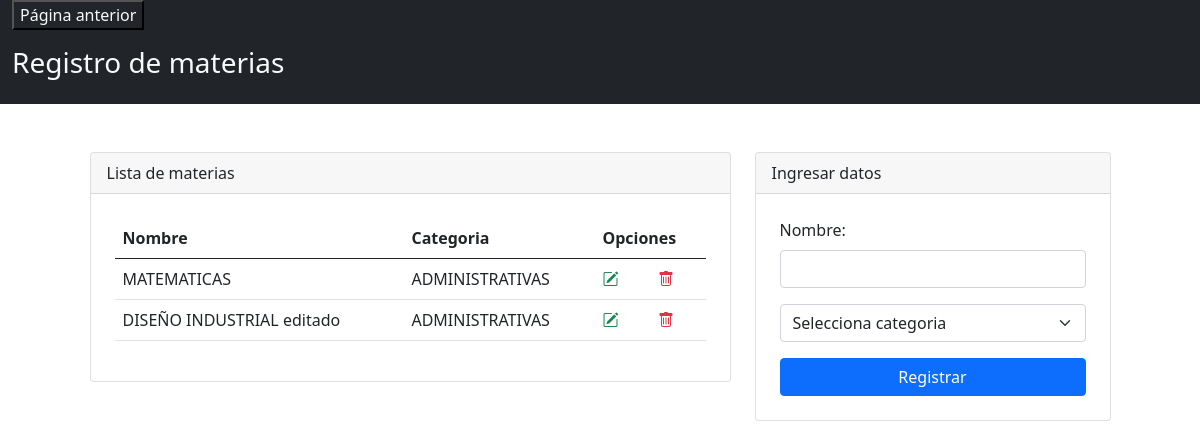
The page /admin/materias/materias.php on the database as committed earlier.
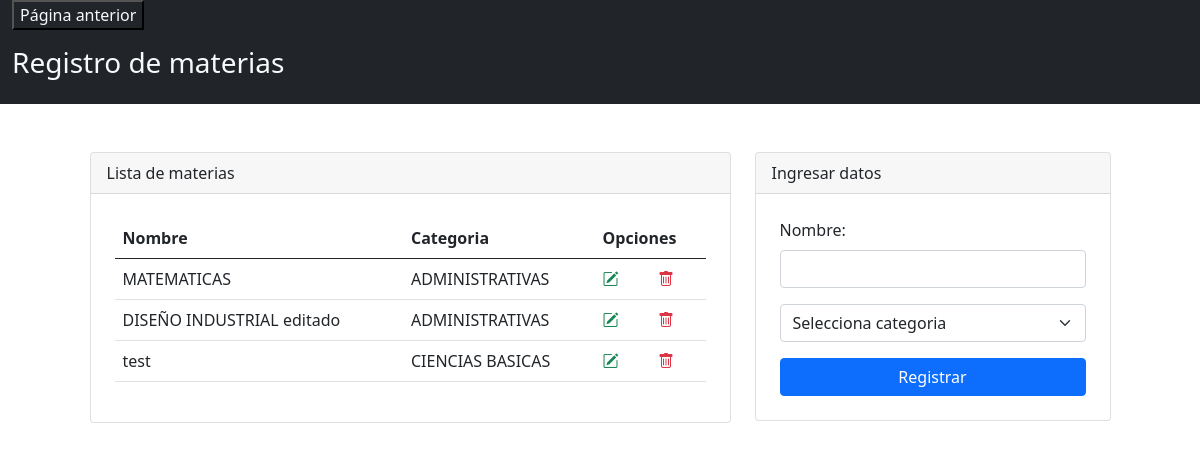
The same page on the database as committed later.
### tables this page shows
CREATE TABLE `materia` (
  `id` int(11) NOT NULL,
  `nombre` varchar(200) NOT NULL,
  `idcategoria` int(11) DEFAULT NULL,
  `activo` int(11) NOT NULL
);

CREATE TABLE `categorias` (
  `id` int(11) NOT NULL,
  `nombre` varchar(100) NOT NULL,
  `descripcion` varchar(500) NOT NULL,
  `activo` int(11) DEFAULT NULL
);

### admin/materias/materias.php (the view, shortened to what this page needs)
<?php
    include("../../config/db.php");
    ?>
<!DOCTYPE html>
<html lang="es">
<head>
    <link rel="stylesheet" href="https://cdn.jsdelivr.net/npm/bootstrap@5.0.2/dist/css/bootstrap.min.css">
    <link rel="stylesheet" href="https://cdn.jsdelivr.net/npm/bootstrap-icons@1.5.0/font/bootstrap-icons.css">
</head>
<body>
    <?php
    $query = "SELECT m.*, c.nombre as categoria FROM materia as m inner join categorias as c on c.id=m.idcategoria  WHERE  m.activo='1'";
    $materias = mysqli_query($connection, $query);
    ?>
<div class="container-fluid  text-light bg-dark">
    <div>
    <td>
<a href="../dashboard.php" ><input type="button" class="text-light bg-dark" value="Página anterior"></a>
    </div>
    <div class = "row">
            <div class="col-md">
                <header class="py-3">
                    <h3>Registro de materias</h3>
                </header>
            </div>
    </div>
</div>
<div class="container mt-5">
    <div class="row justify-content-center">
        <div class="col-md-7">
            <div class="card">
                <div class="card-header">
                    Lista de materias
                </div>
                <div class="p-4">
                    <table class="table align-middle">
                        <thead>
                            <tr>
                                <th scope="col">Nombre</th>
                                <th scope="col">Categoria</th>
                                <th scope="col" colspan="2">Opciones</th>
                            </tr>
                        </thead>
                        <tbody>
                        <?php
                                foreach ($materias as $dato) {
                            ?>
                            <tr>
                                <td><?php echo $dato['nombre']; ?></td>
                                <td><?php echo $dato['categoria']; ?></td>
                                <td><a class="text-success" href="editar.php?codigo=<?php echo $dato['id']; ?>"><i class="bi bi-pencil-square"></i></a></td>
                                <td><a class="text-danger" href="./delete.php?id=<?php echo $dato['id']; ?>"><i class="bi bi-trash"></i></a></td>
                            </tr>
                            <?php
                                }
                            ?>
                        </tbody>
                    </table>
                </div>
            </div>
        </div>
        <div class="col-md-4">
            <div class="card">
                <div class="card-header">
                    Ingresar datos
                </div>
                <form class="p-4" method="POST" action="registrar.php">
                    <div class="mb-3">
                        <label class="form-label">Nombre: </label>
                        <input type="text" class="form-control" name="txtNombre" autofocus required>
                    </div>
                    <div class="mb-3">
                    <select name="txtCategoria" class="form-select form-select-md" aria-label=".form-select-sm example">
                        <option selected>Selecciona categoria</option>
                    </select>
                    </div>
                    <div class="d-grid">
                        <input type="submit" class="btn btn-primary" value="Registrar">
                    </div>
                </form>
            </div>
        </div>
    </div>
</div>
</body>
</html>

Rows that differ between the two databases and show on the page:
added materia: nombre "test", idcategoria.nombre "CIENCIAS BASICAS"
